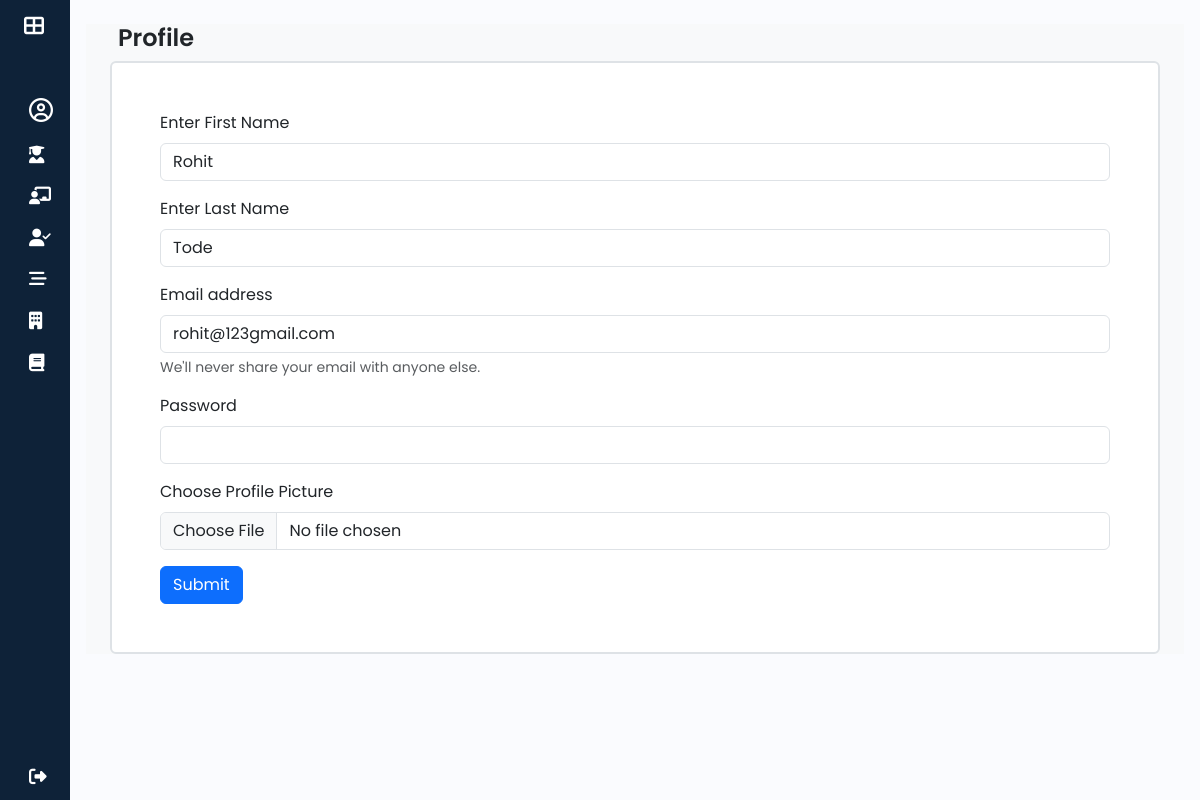
Page /profile/ (signed in) on the committed database.
### attendance/models.py (models this page shows, shortened)
class User(AbstractUser):
    USER_TYPE = [
        ('ADMIN', 'Admin'),
        ('STUDENT','student'),
        ('TEACHER','teacher'),
    ]
    user_type = models.CharField(max_length=25,choices = USER_TYPE,default='STUDENT',null=False,blank=False)
    profile_pic = models.ImageField(upload_to='profile_pics/',null=True,blank=True)
    groups = models.ManyToManyField(
        Group,
        related_name="custom_user_groups",  # Avoids conflict with auth.User.groups
        blank=True
    )
    user_permissions = models.ManyToManyField(
        Permission,
        related_name="custom_user_permissions",  # Avoids conflict with auth.User.user_permissions
        blank=True
    )

### ITP_STU_ATTENDANCE/views.py (the view, shortened to what this page needs)
# urls.py: path('profile/',views.profile,name='profile'),
def profile(request):
    data = User.objects.get(id=request.user.id)
    return render(request, 'profile.html',{'data':data})

### templates/profile.html (shortened to what this page needs)
{% extends "base.html" %}
{% block content %}
<section class="container-fluid bg-light" id='main-content'>
    <section class="container">
        <h1 class="m-2">Profile</h1>
        <div class="content bg-white p-5 my-auto border border-2 rounded">
            <form method="POST" enctype="multipart/form-data">
                <div class="mb-3">
                    <label for="FirstName" class="form-label">Enter First Name</label>
                    <input type="text" class="form-control" id="FirstName" name="FirstName" placeholder="First Name" value="{{data.first_name}}">
                </div>
                <div class="mb-3">
                    <label for="LastName" class="form-label">Enter Last Name</label>
                    <input type="text" class="form-control" id="LastName" name="LastName" placeholder="Last Name" value="{{data.last_name}}">
                </div>
                <div class="mb-3">
                  <label for="Email" class="form-label">Email address</label>
                  <input type="email" class="form-control" id="Email" name="Email" aria-describedby="emailHelp" placeholder="Enter email" value="{{data.email}}">
                  <div id="emailHelp" class="form-text">We'll never share your email with anyone else.</div>
                </div>
                <div class="mb-3">
                  <label for="Password" class="form-label">Password</label>
                  <input type="password" class="form-control" id="Password" name="Password">
                </div>
                <div class="mb-3">
                    <label for="formFile" class="form-label">Choose Profile Picture</label>
                    <input class="form-control" type="file" id="formFile" name="ProfilePicture">
                </div>
                <button type="submit" class="btn btn-primary">Submit</button>
              </form>
        </div>
    </section>
</section>
{% endblock %}

### static/css/sidebar.css (style rules this page uses)
h1 { font-weight: 600; font-size: 1.5rem; }
body { font-family: 'Poppins', sans-serif; }

### rows in the picture
User: FirstName "Rohit", LastName "Tode", Email "rohit@123gmail.com"
